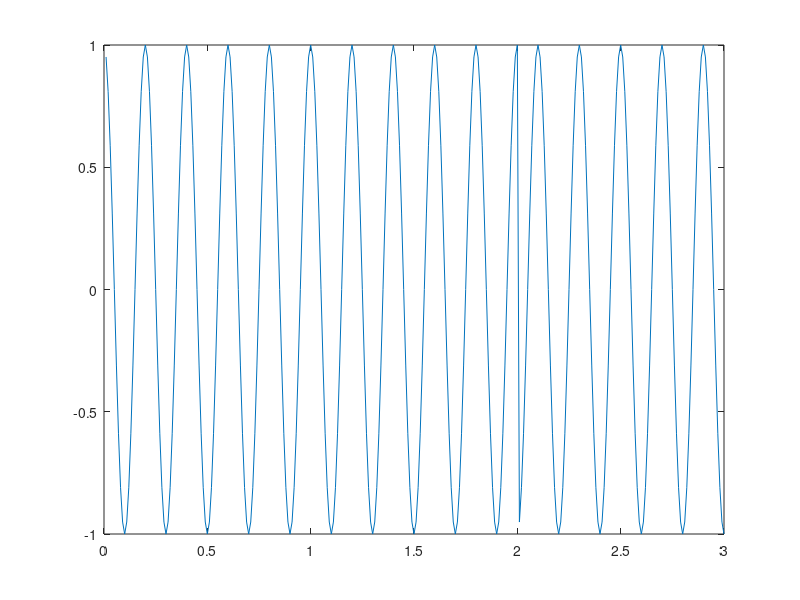

The MATLAB source for this figure:
 close all;clear all;clc;  
 L=3;                            
 data=round(rand(1,L));       %Generating random digital seq
 data=2*data-1;
 NRZ_out=[];
 
%Encoding input bitstream as Bipolar NRZ
for index=1:length(data)
 NRZ_out=[NRZ_out ones(1,100)*data(index)];
end
 
%Modulation
t= 0.01:0.01:3;
f=5;
Modulated=NRZ_out.*cos(2*pi*f*t);
plot(t,Modulated);